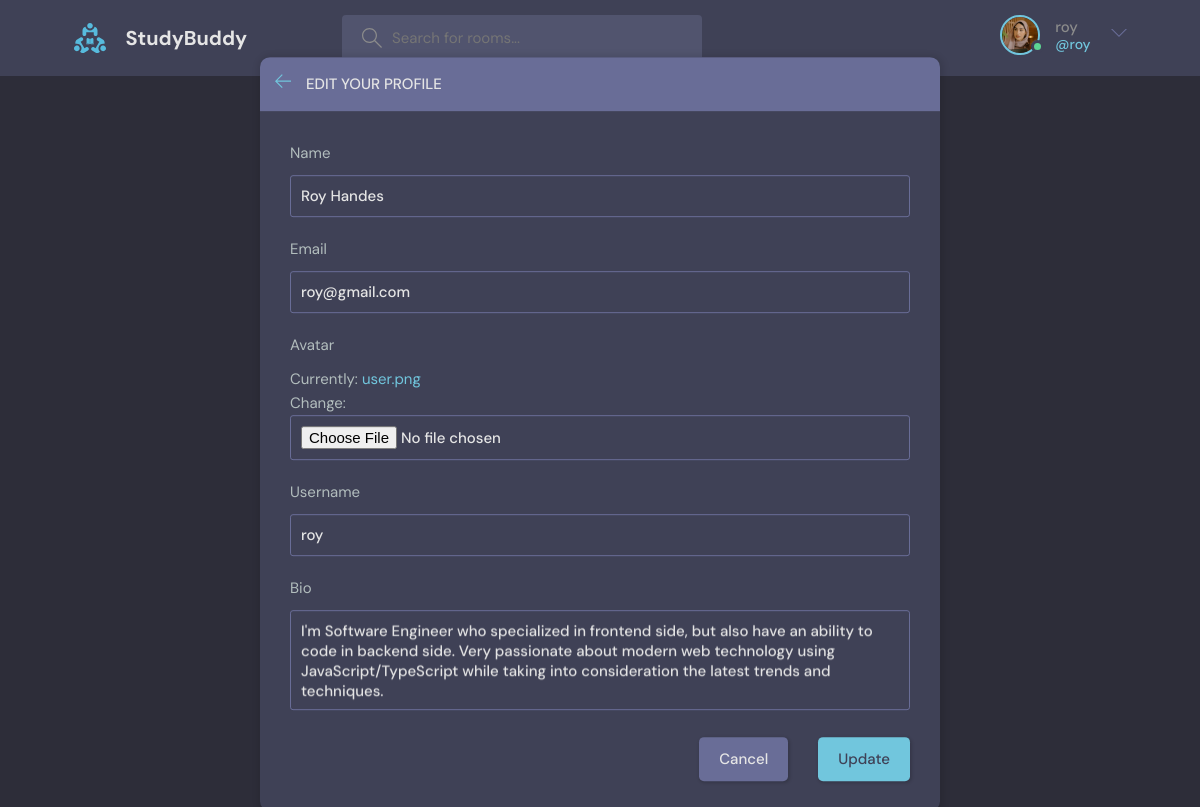
Page /settings (signed in) on the committed database.
### discord/models.py (models this page shows)
class User(AbstractUser):
    name = models.CharField(max_length=200, null=True)
    email = models.EmailField(null=True, unique=True)
    bio = models.TextField(null=True, blank=True)
    avatar = models.ImageField(null=True, default='avatar.svg')
    USERNAME_FIELD = 'email'
    REQUIRED_FIELDS = []

### discord/views.py (the view)
# urls.py: path('settings', settings, name='settings'),
@login_required(login_url='login')
def settings(request):
    user = request.user
    form = UserForm(instance=user)
    if request.method == 'POST':
        form = UserForm(request.POST, request.FILES, instance=user)
        if form.is_valid:
            form.save()
            return redirect('profile', pk=user.id)
    context = {
        'form': form,
    }
    return render(request, 'base/settings.html', context)

### discord/forms.py
class UserForm(ModelForm):
    class Meta:
        model = User
        fields = ['name', 'email','avatar', 'username', 'email', 'bio']

### discord/templates/base/settings.html (shortened to what this page needs)
{% extends 'main.html' %} {% block title %} Settings | Studybudy {% endblock %} {% block content %}
<main class="update-account layout">
    <div class="container">
        <div class="layout__box">
            <div class="layout__boxHeader">
                <div class="layout__boxTitle">
                    <a href="{% url 'home' %}">
                        <svg version="1.1" xmlns="http://www.w3.org/2000/svg" width="32" height="32" viewBox="0 0 32 32">
              <title>arrow-left</title>
              <path
                d="M13.723 2.286l-13.723 13.714 13.719 13.714 1.616-1.611-10.96-10.96h27.625v-2.286h-27.625l10.965-10.965-1.616-1.607z">
              </path>
            </svg>
                    </a>
                    <h3>Edit your profile</h3>
                </div>
            </div>
            <div class="layout__body">
                <form class="form" action="" method="POST" enctype="multipart/form-data">
                    {% csrf_token %} {% for field in form %}
                    <div class="form__group">
                        <label for="profile_pic">{{field.label}}</label> {{field}}
                    </div>
                    {% endfor %}
                    <div class="form__action">
                        <a class="btn btn--dark" href="index.html">Cancel</a>
                        <button class="btn btn--main" type="submit">Update</button>
                    </div>
                </form>
            </div>
        </div>
    </div>
</main>
{% endblock content %}

### templates/navbar.html (shortened to what this page needs)
{% load static %}
<header class="header header--loggedIn">
    <div class="container">
        <a href="{% url 'home' %}" class="header__logo">
            <img src="{% static 'images/logo.svg' %}" />
            <h1>StudyBuddy</h1>
        </a>
        <form class="header__search" method="GET" action="{% url 'home' %}">
            <label>
        <input type="text" name="q" placeholder="Search for rooms..." />
      </label>
        </form>
        <nav class="header__menu">
            {% if request.user.is_authenticated %}
            <div class="header__user">
                <a href="{% url 'profile' request.user.id %}">
                    <div class="avatar avatar--medium active">
                        <img src="{{ request.user.avatar.url }}" />
                    </div>
                    <p>{{ request.user.username }}<span>@{{ request.user.username }}</span></p>
                </a>
                <button class="dropdown-button">
                <svg version="1.1" xmlns="http://www.w3.org/2000/svg" width="32" height="32" viewBox="0 0 32 32">
                    <title>chevron-down</title>
                    <path d="M16 21l-13-13h-3l16 16 16-16h-3l-13 13z"></path>
                </svg>
                </button>
            </div>
            {% else %}
            <a href="{% url 'login' %}">
                <img src="{% static 'images/avatar.svg' %}" />
                <p>Login</p>
            </a>
            {% endif %}
    </nav>
  </div>
</header>

### rows in the picture
User: user.avatar (placeholder picture), user.username "roy", form "Roy Handes" "roy@gmail.com" "roy" "I'm Software Engineer who specialized in frontend side, but also have an ability to code in backend side. Very passionate about modern web technology using JavaScript/TypeScript while taking into consideration the latest trends and techniques."

### other values in the picture
{{ field.label }} "Name" "Email" "Avatar" "Username" "Bio"
